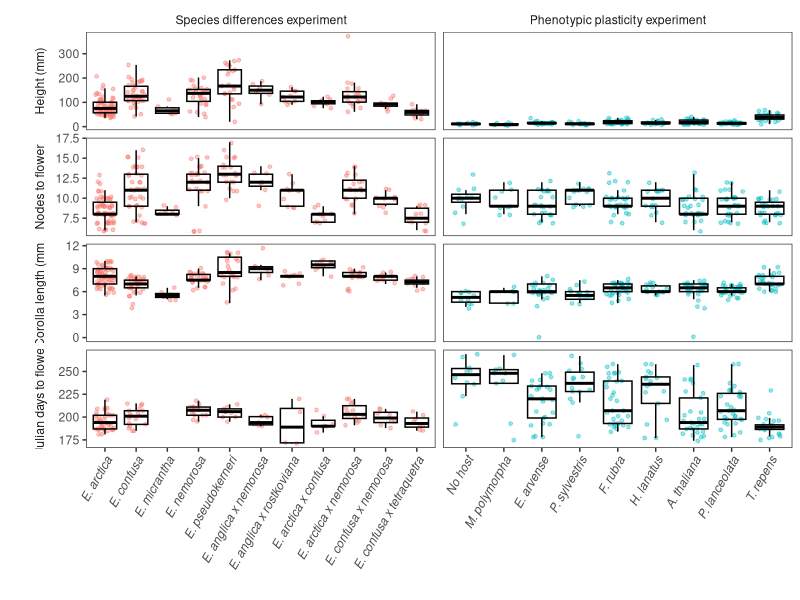
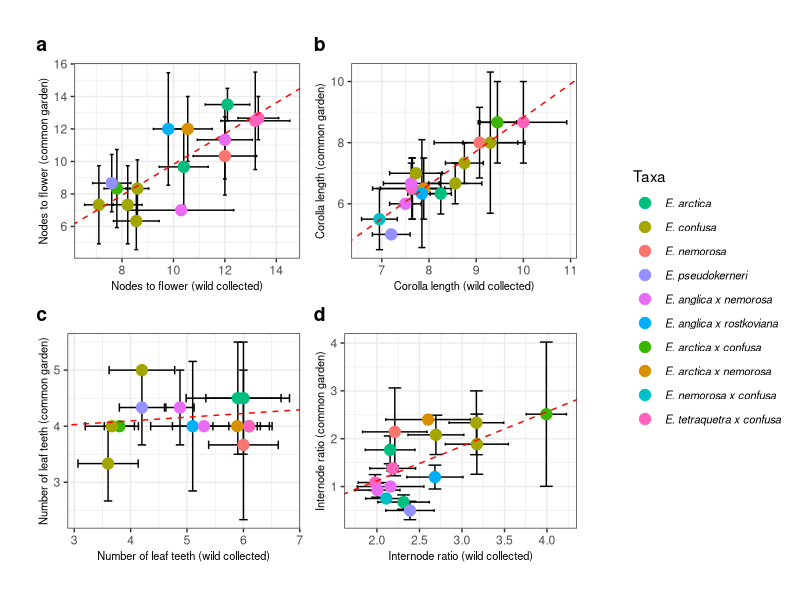

Recreate these plots in R, in order.
# Figures 1 and 2 for the manuscript #
# updated 19.11.19 #
# Max Brown #

library(data.table)
library(ggplot2)
library(cowplot)
library(dplyr)
library(lme4)

# Figure 1 #

# need four traits, julian days to flower, corolla length, nodes to flower, height
manyh <- fread("./Data/Manyhosts.csv")[, .(Experiment = as.factor("Phenotypic plasticity experiment"),
                                            `Host or Species` = Host, 
                                           `Height (mm)` = Height, 
                                           `Nodes to flower` = Nodes_to_flower_inc_coty, 
                                           `Corolla length (mm)` = Standard_corolla_l,
                                           `Julian days to flower` = Julian_days_to_flower)]
manysp <- fread("./Data/Manyspecies.csv")[, .(Experiment = as.factor("Species differences experiment"),
                                              `Host or Species` = Expert_ID_living,
                                              `Height (mm)` = Height, 
                                              `Nodes to flower` = Nodes_to_flower_inc_coty, 
                                              `Corolla length (mm)` = Standard_corolla_l,
                                              `Julian days to flower` = Julian_days_to_flower)]

# need a data table with columns: experiment, Host or species with levels, variable, value

com <- rbind(manyh, manysp)

meltcom <- melt.data.table(data = com, id.vars = c("Experiment", "Host or Species"))

# reorder factor levels for experiment
meltcom$Experiment <- factor(x = meltcom$Experiment, levels = c("Species differences experiment",
                                          "Phenotypic plasticity experiment"))
meltcom$`Host or Species` <- as.factor(meltcom$`Host or Species`)
levels(meltcom$`Host or Species`)[17]<- "No host"
levels(meltcom$`Host or Species`)[16]<- "M. polymorpha"
levels(meltcom$`Host or Species`)[13]<- "E. arvense"
levels(meltcom$`Host or Species`)[18]<- "P. sylvestris"
levels(meltcom$`Host or Species`)[14]<- "F. rubra"
levels(meltcom$`Host or Species`)[15]<- "H. lanatus"
levels(meltcom$`Host or Species`)[1]<- "A. thaliana"
levels(meltcom$`Host or Species`)[19]<- "P. lanceolata"
levels(meltcom$`Host or Species`)[20]<- "T. repens"
levels(meltcom$`Host or Species`)[10] <- "E. confusa x nemorosa"
levels(meltcom$`Host or Species`)[12] <- "E. confusa x tetraquetra"


meltcom$`Host or Species` <- factor(meltcom$`Host or Species`, levels = c( "No host", "M. polymorpha", "E. arvense", "P. sylvestris", "F. rubra",
                                                                       "H. lanatus", "A. thaliana", "P. lanceolata", "T. repens",
                                                                       "E. arctica", "E. confusa", 
                                                                       "E. micrantha", "E. nemorosa", "E. pseudokerneri", 
                                                                       "E. anglica x nemorosa","E. anglica x rostkoviana",
                                                                       "E. arctica x confusa", 
                                                                       "E. arctica x nemorosa",
                                                                       "E. confusa x nemorosa",
                                                                       "E. confusa x tetraquetra"))


figure1 <- ggplot(meltcom, aes(x=`Host or Species`, y=value))+
  geom_point(alpha=0.4, position = position_jitter(width = 0.3),
             size = 1, aes(colour=Experiment))+
  geom_boxplot(alpha=0, col="black")+
  facet_grid(variable ~ Experiment, scales = "free", switch = "y")+
  theme_bw()+
  theme(axis.text.x = element_text(hjust = 1, angle = 60, face = "italic"),
        legend.position = "none",
        strip.background = element_rect(fill = "white", colour="white"),
        strip.text.y = element_text(),
        strip.placement = "outside",
        panel.grid = element_blank())+
  ylab(label = "")+
  xlab(label = "")

ggsave(filename = "Figure1_updated.pdf", plot = figure1, device = "pdf", 
       path = "/Users/mbrown/Dropbox/Euphrasia 2016 common garden hosts vs pops/Experiments 2016/Manuscript/AJB/V4",
       width = 7.25, height = 7.25, units = "in")

# Figure 2 #

# we plot the common vs wild data in an intuitive way
# The variables to consider are nodes to flower, corolla length, number of teeth on the lower floral leaf and internode ratio
comwild <- fread("./Data/Wildcommon.csv") # = pope4ecom

tidy.comwild <- data.table::melt.data.table(data = comwild, id.vars = c("Experiment", "E4E", "Species")) # = tidy.pop

# Nodes to flower - updated 19.11.19
tidy.comwild2 <- tidy.comwild[variable == "Nodes to flower inc coty", .(variable, value), by = .(E4E, Experiment, Species)]

sum.tidy.pop <- tidy.comwild2[, .(N=.N,
                  mean = mean(value),
                  sem = sd(value)/sqrt(.N)), by = .(E4E, Experiment, Species, variable)]


common.1 <- filter(sum.tidy.pop, sum.tidy.pop$Experiment == "Common")
wild.1 <- filter(sum.tidy.pop, sum.tidy.pop$Experiment == "Wild")

commonandwild.1<-data.frame(common.1, wild.1)

plot_colours <- data.frame(colour = c("#AEA200", "#00C1A7",
                                      "#00A6FF", "#EF67EB",
                                      "#F8766D", "#DB8E00",
                                      "#64B200", "#00BD5C",
                                      "#B385FF", "#FF63B6"),
                           Species = c("E. arctica", 
                                      "E. confusa",
                                      "E. nemorosa", 
                                      "E. pseudokerneri", 
                                      "E. anglica x nemorosa",
                                      "E. anglica x rostkoviana",
                                      "E. arctica x confusa", 
                                      "E. arctica x nemorosa",
                                      "E. confusa x nemorosa",
                                      "E. confusa x tetraquetra"))
commonandwild.1 <- merge(plot_colours, commonandwild.1, by = c("Species"))


####### Get the legend first

get.legend <- ggplot(commonandwild.1, aes(x=mean,
                                          y=mean.1, 
                                          group = colour))+
  geom_errorbar(aes(ymin = mean.1-2*sem.1, ymax = mean.1+2*sem.1), width = 0.15)+
  geom_errorbarh(aes(xmin = mean-2*sem, xmax = mean+2*sem), width=0.5)+
  geom_point(aes(colour = colour), size=3.5) +
  geom_abline(intercept = coef(lm(mean.1 ~ mean, data = commonandwild.1[-1,]))[1], slope = coef(lm(mean.1 ~ mean, data = commonandwild.1[-1,]))[2], col="red", lty = 2)+
  theme_bw()+
  labs(title = "Nodes to flower")+
  xlab(label = "")+
  ylab(label = "")+
  scale_colour_discrete(name = "Taxa",
                        breaks = c("#AEA200", "#00C1A7",
                                   "#00A6FF", "#EF67EB",
                                   "#F8766D", "#DB8E00",
                                   "#64B200", "#00BD5C",
                                   "#B385FF", "#FF63B6"),
                        labels = c("E. arctica", 
                                   "E. confusa",
                                   "E. nemorosa", 
                                   "E. pseudokerneri", 
                                   "E. anglica x nemorosa",
                                   "E. anglica x rostkoviana",
                                   "E. arctica x confusa", 
                                   "E. arctica x nemorosa",
                                   "E. nemorosa x confusa",
                                   "E. tetraquetra x confusa"))+
  theme(legend.text = element_text(size = 8, face = "italic"))

legendforerrorbars<-get_legend(get.legend)

####### Nodes to flower

plote1<-ggplot(commonandwild.1, aes(x=mean,
                                    y=mean.1))+
  geom_errorbar(aes(ymin = mean.1-2*sem.1, ymax = mean.1+2*sem.1), width = 0.15)+
  geom_errorbarh(aes(xmin = mean-2*sem, xmax = mean+2*sem), width=0.5)+
  geom_point(aes(colour = Species), size=3.5) +
  geom_abline(intercept = coef(lm(mean.1 ~ mean, data = commonandwild.1[-1,]))[1], slope = coef(lm(mean.1 ~ mean, data = commonandwild.1[-1,]))[2], col="red", lty = 2)+
  theme_bw()+
  labs(title = "")+
  xlab(label = "Nodes to flower (wild collected)")+
  ylab(label = "Nodes to flower (common garden)")+
  scale_colour_discrete(name = "Taxa",
                        breaks = c("#AEA200", "#00C1A7",
                                   "#00A6FF", "#EF67EB",
                                   "#F8766D", "#DB8E00",
                                   "#64B200", "#00BD5C",
                                   "#B385FF", "#FF63B6"),
                        labels = c("E. arctica", 
                                   "E. confusa",
                                   "E. nemorosa", 
                                   "E. pseudokerneri", 
                                   "E. anglica x nemorosa",
                                   "E. anglica x rostkoviana",
                                   "E. arctica x confusa", 
                                   "E. arctica x nemorosa",
                                   "E. nemorosa x confusa",
                                   "E. tetraquetra x confusa"))+
  theme(legend.position = "none",
        axis.title.x = element_text(size = 8),
        axis.title.y = element_text(size = 8))

# Corolla length

sum.tidy.pop2 <- tidy.comwild[variable == "Standard corolla l"][, .(N = .N,
                                                   mean = mean(value),
                                                   sem = sd(value)/sqrt(.N)), by = .(E4E, Experiment, Species, variable)]

common.2 <- filter(sum.tidy.pop2, sum.tidy.pop2$Experiment == "Common")
wild.2 <- filter(sum.tidy.pop2, sum.tidy.pop2$Experiment == "Wild")

commonandwild.2<-data.frame(common.2, wild.2)

plote2<-ggplot(commonandwild.2, aes(x=mean,
                                    y=mean.1))+
  geom_errorbar(aes(ymin = mean.1-2*sem.1, ymax = mean.1+2*sem.1), width = 0.15, size=0.5)+
  geom_errorbarh(aes(xmin = mean-2*sem, xmax = mean+2*sem), width=0.5, size=0.5)+
  geom_point(aes(colour = Species), size=3.5) +
  geom_abline(intercept = coef(lm(mean.1 ~ mean, data = commonandwild.2))[1], 
              slope = coef(lm(mean.1 ~ mean, data = commonandwild.2))[2], col="red", lty = 2)+
  theme_bw()+
  labs(title = "")+
  xlab(label = "Corolla length (wild collected)")+
  ylab(label = "Corolla length (common garden)")+
  scale_colour_discrete(name = "Taxa",
                        breaks = c("#AEA200", "#00C1A7",
                                   "#00A6FF", "#EF67EB",
                                   "#F8766D", "#DB8E00",
                                   "#64B200", "#00BD5C",
                                   "#B385FF", "#FF63B6"),
                        labels = c("E. arctica", 
                                   "E. confusa",
                                   "E. nemorosa", 
                                   "E. pseudokerneri", 
                                   "E. anglica x nemorosa",
                                   "E. anglica x rostkoviana",
                                   "E. arctica x confusa", 
                                   "E. arctica x nemorosa",
                                   "E. nemorosa x confusa",
                                   "E. tetraquetra x confusa"))+
  theme(legend.position = "none",
        axis.title.x = element_text(size = 8),
        axis.title.y = element_text(size = 8))

# Number of leaf teeth on the lower floral leaf

sum.tidy.pop3 <- tidy.comwild[variable == "No. teeth lower floral leaf"][-c(12,23,144,195)][, .(N = .N,
                                                                    mean = mean(value),
                                                                    sem = sd(value)/sqrt(.N)), by = .(E4E, Experiment, Species, variable)]

common.3 <- filter(sum.tidy.pop3, sum.tidy.pop3$Experiment == "Common")
wild.3 <- filter(sum.tidy.pop3, sum.tidy.pop3$Experiment == "Wild")

commonandwild.3 <- data.frame(common.3, wild.3)


plote3<-ggplot(commonandwild.3, aes(x=mean,
                                    y=mean.1))+
  geom_errorbar(aes(ymin = mean.1-2*sem.1, ymax = mean.1+2*sem.1), width = 0.15, size=0.5)+
  geom_errorbarh(aes(xmin = mean-2*sem, xmax = mean+2*sem), width=0.5, size=0.5)+
  geom_point(aes(colour = Species), size=3.5) +
  geom_abline(intercept = coef(lm(mean.1 ~ mean, data = na.omit(commonandwild.3)))[1], 
              slope = coef(lm(mean.1 ~ mean, data = na.omit(commonandwild.3)))[2], col="red", lty = 2)+
  theme_bw()+
  labs(title = "")+
  xlab(label = "Number of leaf teeth (wild collected)")+
  ylab(label = "Number of leaf teeth (common garden)")+
  scale_colour_discrete(name = "Taxa",
                        breaks = c("#AEA200", "#00C1A7",
                                   "#00A6FF", "#EF67EB",
                                   "#F8766D", "#DB8E00",
                                   "#64B200", "#00BD5C",
                                   "#B385FF", "#FF63B6"),
                        labels = c("E. arctica", 
                                   "E. confusa",
                                   "E. nemorosa", 
                                   "E. pseudokerneri", 
                                   "E. anglica x nemorosa",
                                   "E. anglica x rostkoviana",
                                   "E. arctica x confusa", 
                                   "E. arctica x nemorosa",
                                   "E. nemorosa x confusa",
                                   "E. tetraquetra x confusa"))+
  theme(legend.position = "none",
        axis.title.x = element_text(size = 8),
        axis.title.y = element_text(size = 8))

# Leaf ratio

sum.tidy.pop4 <- tidy.comwild[variable == "Cauline internode leaf ratio"][-c(83, 144, 23, 12)][, .(N = .N,
                                                                              mean = mean(value),
                                                                              sem = sd(value)/sqrt(.N)), by = .(E4E, Experiment, Species, variable)]

common.4 <- filter(sum.tidy.pop4, sum.tidy.pop4$Experiment == "Common")
wild.4 <- filter(sum.tidy.pop4, sum.tidy.pop4$Experiment == "Wild")

commonandwild.4 <- data.frame(common.4, wild.4)


plote4<-ggplot(commonandwild.4, aes(x=mean,
                                    y=mean.1))+
  geom_errorbar(aes(ymin = mean.1-2*sem.1, ymax = mean.1+2*sem.1), width = 0.15, size=0.5)+
  geom_errorbarh(aes(xmin = mean-2*sem, xmax = mean+2*sem), width=0.5, size=0.5)+
  geom_point(aes(colour = Species), size=3.5) +
  geom_abline(intercept = coef(lm(mean.1 ~ mean, data = na.omit(commonandwild.4)))[1], 
              slope = coef(lm(mean.1 ~ mean, data = na.omit(commonandwild.4)))[2], col="red", lty = 2)+
  theme_bw()+
  labs(title = "")+
  xlab(label = "Internode ratio (wild collected)")+
  ylab(label = "Internode ratio (common garden)")+
  scale_colour_discrete(name = "Taxa",
                        breaks = c("#AEA200", "#00C1A7",
                                   "#00A6FF", "#EF67EB",
                                   "#F8766D", "#DB8E00",
                                   "#64B200", "#00BD5C",
                                   "#B385FF", "#FF63B6"),
                        labels = c("E. arctica", 
                                   "E. confusa",
                                   "E. nemorosa", 
                                   "E. pseudokerneri", 
                                   "E. anglica x nemorosa",
                                   "E. anglica x rostkoviana",
                                   "E. arctica x confusa", 
                                   "E. arctica x nemorosa",
                                   "E. nemorosa x confusa",
                                   "E. tetraquetra x confusa"))+
  theme(legend.position = "none",
        axis.title.x = element_text(size = 8),
        axis.title.y = element_text(size = 8))

figure2<-plot_grid(plote1, plote2, plote3, plote4, labels = "auto")
# needs small amount of tweaking but basically there
figure2 <- plot_grid(figure2, legendforerrorbars, rel_widths = c(1, 0.3), scale = 0.9)

ggsave(filename = "Figure2_updated.pdf", plot = figure2, device = "pdf", 
       path = "/Users/mbrown/Dropbox/Euphrasia 2016 common garden hosts vs pops/Experiments 2016/Manuscript/AJB/V4",
       width = 7.25, units = "in")
